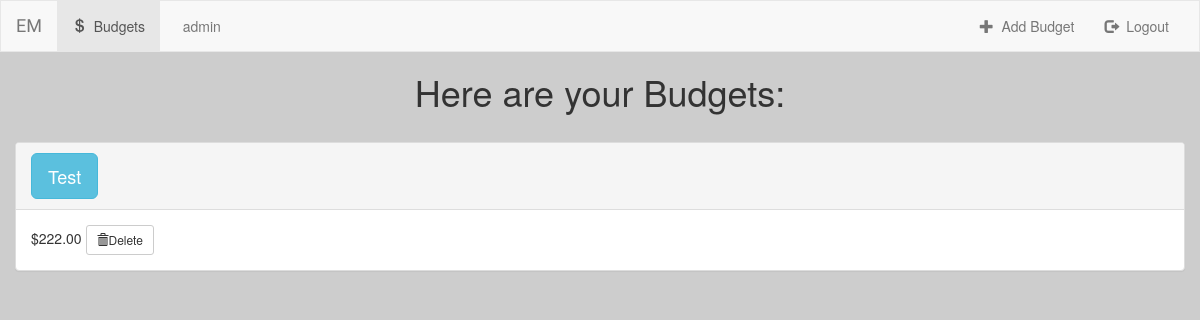
The app's page / (signed in), older data.
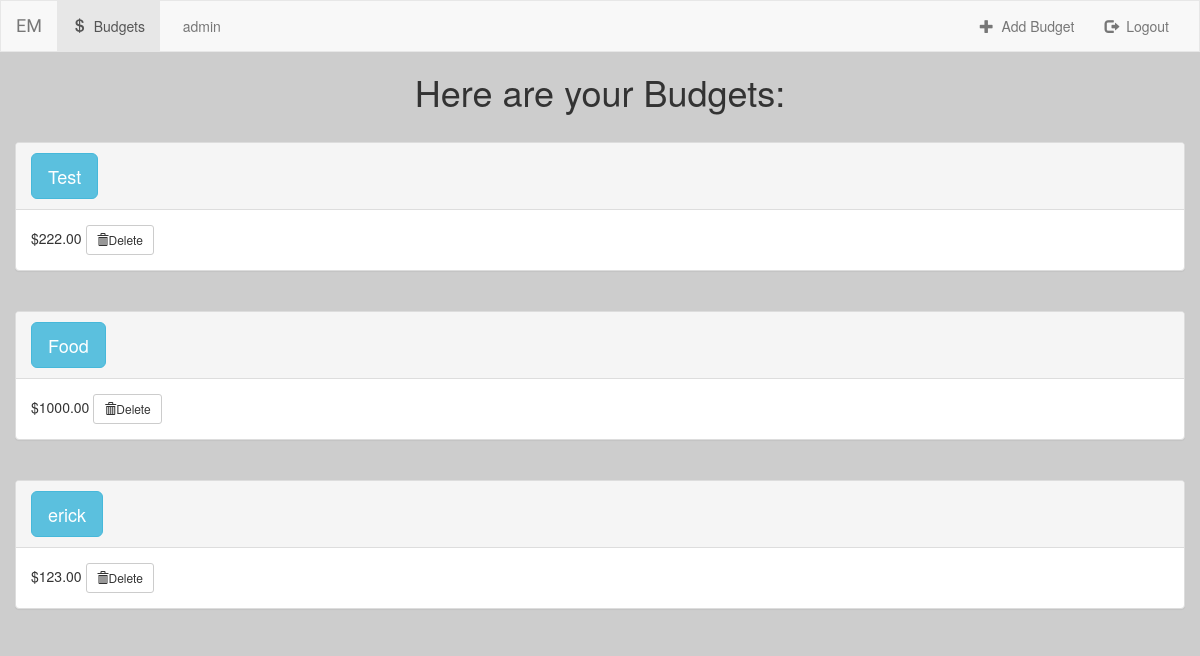
The same page, newer data.
### manager/models.py (models this page shows, shortened)
class Budget(models.Model):
    user = models.ForeignKey(User, default=1)
    budget_title = models.CharField(max_length=50)
    budget_total = models.DecimalField(max_digits=17,decimal_places=2) #Must be >0, up to 1 quadrillion dollars

### manager/views.py (the view)
# urls.py: url(r'^$', views.index, name='index'),
@login_required
def index(request):
    user = request.user
    budgets = Budget.objects.filter(user=user)
    return render(request, 'manager/index.html', {'budgets':budgets,'user':user})

### manager/templates/manager/index.html (shortened to what this page needs)
{% extends 'manager/header.html' %}
{% block user %}
<ul class="nav navbar-nav">
  <li class="">
    <a href="">
      {{user.username}}
    </a>
  </li>
</ul>
{% endblock %}
{% block section %}
<li class="">
  <a href="{% url 'manager:budget_create' %}">
    <span class="glyphicon glyphicon-plus" aria-hidden="true"></span>&nbsp;
    Add Budget
  </a>
</li>
<li class="">
  <a href="{% url 'manager:logout' %}">
    <span class="glyphicon glyphicon-log-out" aria-hidden="true"></span>&nbsp;
    Logout
  </a>
</li>
{% endblock %}
{% block body %}
{% if budgets %}
<h1><center>Here are your Budgets: </center></h1><br>
  {% for budget in budgets %}
  <div class="container">
    <div class="row">
      <div class="col-8">
        <a href = "{% url 'manager:detail' budget.pk %}">
          <div class="panel panel-default">
            <div class="panel-heading">
              <a href="{% url 'manager:detail' budget.pk %}" class="btn btn-info btn-lg">
                {{budget.budget_title}}
              </a>
            </div>
            <div class="panel-body" id="amount_of_money">
                ${{budget.budget_total}}
              <a href="{% url 'manager:budget-delete' budget.pk %}" class="btn btn-default btn-sm">
                <span class="glyphicon glyphicon-trash"></span>Delete
              </a>
            </div>
          </div>
        </a>
      </div>
    </div>
  </div>
  <br>
  {% endfor %}
{% else %}
  <h3>You Dont have any budgets</h3>
{% endif %}
{% endblock %}

### manager/templates/manager/header.html (shortened to what this page needs)
<!DOCTYPE html>
<html lang="en">
  <head>
    {% load staticfiles %}
    <link rel="stylesheet" href="https://maxcdn.bootstrapcdn.com/bootstrap/3.3.7/css/bootstrap.min.css">
    <link rel = "stylesheet" type="text/css" href = "{% static 'manager/style.css' %}" />
    <link rel="stylesheet" type="text/css" href="{% static 'manager/sidebar.css' %}">
  </head>
  <body>
    <nav class="navbar navbar-default">
      <div class="container-fluid">
        <div class="navbar-header">
          <a class="navbar-brand" href="{% url 'manager:index' %}">EM</a>
        </div>
        <div class="collapse navbar-collapse" id ="topNavBar">
          <ul class="nav navbar-nav">
            <li class="active">
              <a href="{% url 'manager:index' %}">
                <span class="glyphicon glyphicon-usd" aria-hidden="true"></span>&nbsp;
                Budgets
              </a>
            </li>
          </ul>
          {% block user %}
          {% endblock %}
          <ul class="nav navbar-nav navbar-right">
            {% block section %}
            {% endblock %}
          </ul>
        </div>
      </div>
    </nav>
{% block body %}
{% endblock %}
  </body>
</html>

### manager/static/manager/style.css (style rules this page uses)
body { background-color: #cdcdcd; }
.navbar { border-radius:0; }
.navbar-brand { font-family: 'Comfortaa' , cursive; }
.panel-heading { border-radius: 10; }

Row changes from the older to the newer data that the page shows:
added Budget: budget_title "Food", budget_total "1000.00"
added Budget: budget_title "erick", budget_total "123.00"
